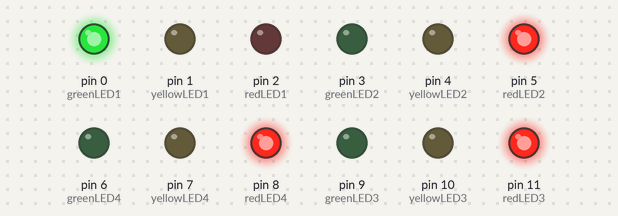
The sketch below on a simulated Arduino Uno, built with avr-gcc and run on an emulated ATmega328P. On the bench: output pins drawn as LEDs (lit = HIGH).

Above: at 0.1 s.
At 6.1 s:
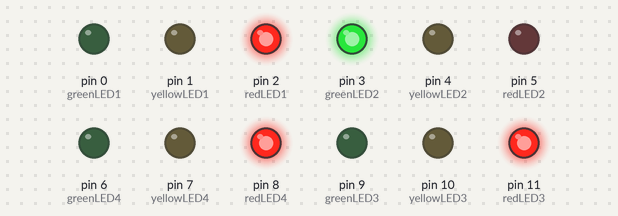
At 11.1 s:
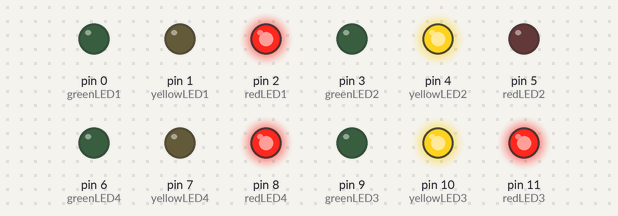
At 18.1 s:
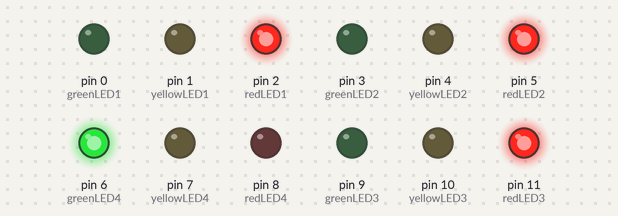
At 29.1 s:
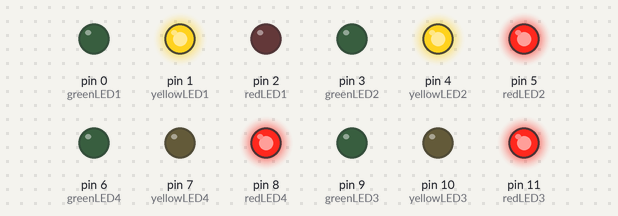
At 36.1 s:
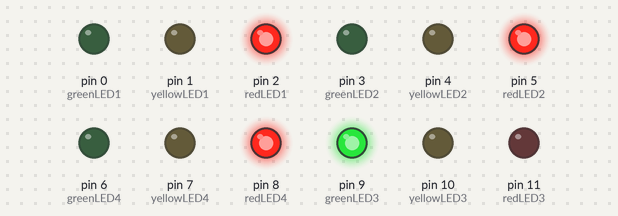
Timing chart, 0 to 37.6 s (numbered marks = the images above):
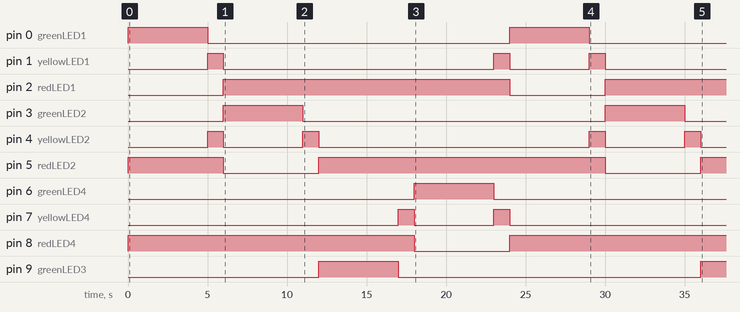

The sketch:

Traffic_Lights_4_Way.ino
```cpp
// First of all, variable are initialized with respective GPIO
int greenLED1=0;
int greenLED2=3;
int greenLED3=9;
int greenLED4=6;
int yellowLED1=1;
int yellowLED2=4;
int yellowLED3=10;
int yellowLED4=7;
int redLED1=2;
int redLED2=5;
int redLED3=11;
int redLED4=8;

void setup() {
  // put your setup code here, to run once:
pinMode(greenLED1,OUTPUT);
pinMode(greenLED2,OUTPUT);
pinMode(greenLED3,OUTPUT);
pinMode(greenLED4,OUTPUT);
pinMode(yellowLED1,OUTPUT);
pinMode(yellowLED2,OUTPUT);
pinMode(yellowLED3,OUTPUT);
pinMode(yellowLED4,OUTPUT);
pinMode(redLED1,OUTPUT);
pinMode(redLED2,OUTPUT);
pinMode(redLED3,OUTPUT);
pinMode(redLED4,OUTPUT);

//Initially, Lights of First signal are turned on i.e. Red&Yellow light of signal 1 is off while Green light of signal 1 is on
digitalWrite(greenLED1,HIGH);
digitalWrite(greenLED2,LOW);
digitalWrite(greenLED3,LOW);
digitalWrite(greenLED4,LOW);
digitalWrite(yellowLED1,LOW);
digitalWrite(yellowLED2,LOW);
digitalWrite(yellowLED3,LOW);
digitalWrite(yellowLED4,LOW);
digitalWrite(redLED1,LOW);
digitalWrite(redLED2,HIGH);
digitalWrite(redLED3,HIGH);
digitalWrite(redLED4,HIGH);
}

void loop() {
  // put your main code here, to run repeatedly:
delay(5000);
// After delay of 5 sec, Green light of current traffic signal turns off and yellow light of current and next traffic signal turn on. After that wait for 1 sec delay
digitalWrite(greenLED1,LOW);
digitalWrite(yellowLED1,HIGH);
digitalWrite(yellowLED2,HIGH);
delay(1000);
// After delay of 1 sec, yellow light of both current and next traffic signal turn off. After that red light of current traffic and green light of next traffic signal turn on.
digitalWrite(yellowLED1,LOW);
digitalWrite(redLED1,HIGH);
digitalWrite(yellowLED2,LOW);
digitalWrite(redLED2,LOW);
digitalWrite(greenLED2,HIGH);
// The above process is repeated again for all traffic signals
delay(5000);
digitalWrite(greenLED2,LOW);
digitalWrite(yellowLED2,HIGH);
digitalWrite(yellowLED3,HIGH);
delay(1000);
digitalWrite(yellowLED2,LOW);
digitalWrite(yellowLED3,LOW);
digitalWrite(redLED2,HIGH);
digitalWrite(redLED3,LOW);
digitalWrite(greenLED3,HIGH);
delay(5000);
digitalWrite(greenLED3,LOW);
digitalWrite(yellowLED3,HIGH);
digitalWrite(yellowLED4,HIGH);
delay(1000);
digitalWrite(yellowLED3,LOW);
digitalWrite(yellowLED4,LOW);
digitalWrite(redLED3,HIGH);
digitalWrite(redLED4,LOW);
digitalWrite(greenLED4,HIGH);
delay(5000);
digitalWrite(greenLED4,LOW);
digitalWrite(yellowLED4,HIGH);
digitalWrite(yellowLED1,HIGH);
delay(1000);
digitalWrite(yellowLED4,LOW);
digitalWrite(yellowLED1,LOW);
digitalWrite(redLED4,HIGH);
digitalWrite(redLED1,LOW);
digitalWrite(greenLED1,HIGH);
}
```

Measured:
- by itself, pin 0 (greenLED1): HIGH → LOW at 5.0 s, → HIGH 19.0 s later, → LOW 5.0 s later
- by itself, pin 1 (yellowLED1): goes HIGH 1.0 s, LOW 17.0 s, HIGH 1.0 s, LOW 5.0 s, HIGH 1.0 s, then LOW
- by itself, pin 2 (redLED1): LOW → HIGH at 6.0 s, → LOW 18.0 s later, → HIGH 6.0 s later
- by itself, pin 3 (greenLED2): alternates HIGH for 5.0 s and LOW for 19.0 s
- by itself, pin 4 (yellowLED2): LOW → HIGH at 5.0 s, → LOW 1.0 s later, → HIGH 5.0 s later, → LOW 1.0 s later, … (8 changes in this stretch)
- by itself, pin 5 (redLED2): alternates HIGH for 18.0 s and LOW for 6.0 s
- by itself, pin 6 (greenLED4): LOW → HIGH at 18.0 s, → LOW 5.0 s later
- by itself, pin 7 (yellowLED4): LOW → HIGH at 17.0 s, → LOW 1.0 s later, → HIGH 5.0 s later, → LOW 1.0 s later, … (4 changes in this stretch)
